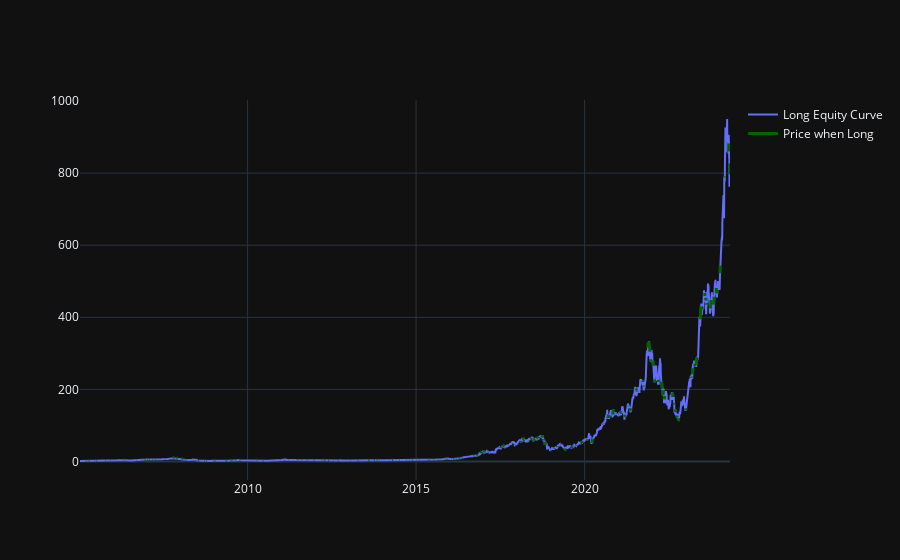

The notebook cell saved with this chart:
### Code cell
fig = go.Figure()
aux_df = pd.merge(M.prices, M.prices[M.prices.index.isin(longs.index)], left_index = True, right_index = True, how = "outer")
aux_df.columns = ["Total Price", "Price when Long"]
fig.add_trace(
    go.Scatter(
        x = aux_df.index,
        y = aux_df.iloc[:, 0].values.flatten(),
        mode = "lines",
        name = "Long Equity Curve"
        
    )
)
fig.add_trace(
    go.Scatter(
        x = aux_df.index,
        y = aux_df.iloc[:, 1].values.flatten(),
        name = "Price when Long",
        line = dict(
            color = "darkgreen", width = 3
        )
    )
)
fig.show()

### Figure 1 — Plotly figure (JSON) as saved in the notebook; plotly's stock layout.template omitted (floating-point values rounded to 4 significant figures; data arrays with more than 128 entries replaced by an {"elided": "..."} marker saying what was removed)
{"data": [{"mode": "lines", "name": "Long Equity Curve", "x": {"elided": "4855 str values"}, "y": {"elided": "4855 float values"}, "type": "scatter"}, {"line": {"color": "darkgreen", "width": 3}, "name": "Price when Long", "x": {"elided": "4855 str values"}, "y": {"elided": "4855 float values"}, "type": "scatter"}], "layout": {}}
